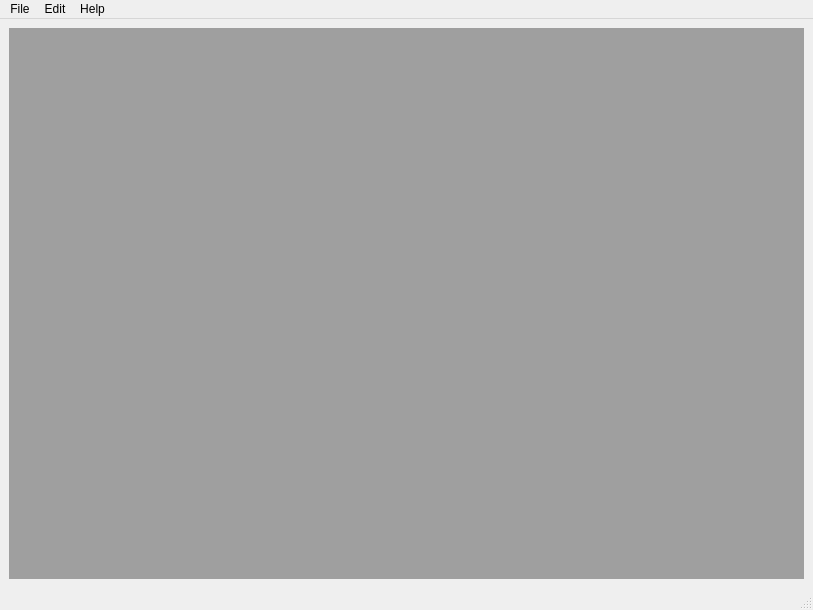
<?xml version="1.0" encoding="UTF-8"?>
<ui version="4.0">
 <class>MainWindow</class>
 <widget class="QMainWindow" name="MainWindow">
  <property name="geometry">
   <rect>
    <x>0</x>
    <y>0</y>
    <width>813</width>
    <height>610</height>
   </rect>
  </property>
  <property name="sizePolicy">
   <sizepolicy hsizetype="Expanding" vsizetype="Expanding">
    <horstretch>0</horstretch>
    <verstretch>0</verstretch>
   </sizepolicy>
  </property>
  <property name="windowTitle">
   <string>Ascii Editor</string>
  </property>
  <widget class="QWidget" name="centralwidget">
   <layout class="QVBoxLayout" name="verticalLayout">
    <item>
     <widget class="QMdiArea" name="mdiArea"/>
    </item>
   </layout>
  </widget>
  <widget class="QStatusBar" name="statusbar"/>
  <widget class="QMenuBar" name="menuBar">
   <property name="geometry">
    <rect>
     <x>0</x>
     <y>0</y>
     <width>813</width>
     <height>21</height>
    </rect>
   </property>
   <widget class="QMenu" name="menuFile">
    <property name="title">
     <string>File</string>
    </property>
    <addaction name="actNewBitmap"/>
    <addaction name="actOpenBitmap"/>
    <addaction name="actSaveBitmap"/>
    <addaction name="actSaveBitmapAs"/>
    <addaction name="actExport"/>
   </widget>
   <widget class="QMenu" name="menuEdit">
    <property name="title">
     <string>Edit</string>
    </property>
    <addaction name="actResizeBitmap"/>
   </widget>
   <widget class="QMenu" name="menuHelp">
    <property name="title">
     <string>Help</string>
    </property>
    <addaction name="actHelpAbout"/>
   </widget>
   <addaction name="menuFile"/>
   <addaction name="menuEdit"/>
   <addaction name="menuHelp"/>
  </widget>
  <action name="actionPreferences">
   <property name="text">
    <string>Preferences</string>
   </property>
  </action>
  <action name="actOpenBitmap">
   <property name="text">
    <string>Open</string>
   </property>
  </action>
  <action name="actSaveBitmap">
   <property name="text">
    <string>Save</string>
   </property>
  </action>
  <action name="actNewBitmap">
   <property name="text">
    <string>New</string>
   </property>
  </action>
  <action name="actResizeBitmap">
   <property name="text">
    <string>Resize Bitmap</string>
   </property>
  </action>
  <action name="actExport">
   <property name="text">
    <string>Export</string>
   </property>
  </action>
  <action name="actSaveBitmapAs">
   <property name="text">
    <string>Save As</string>
   </property>
  </action>
  <action name="actHelpAbout">
   <property name="text">
    <string>About</string>
   </property>
  </action>
 </widget>
 <resources/>
 <connections/>
</ui>
